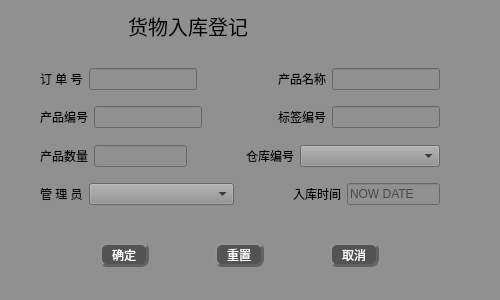
<?xml version="1.0" encoding="UTF-8"?>
<ui version="4.0">
 <class>storage</class>
 <widget class="QWidget" name="storage">
  <property name="windowModality">
   <enum>Qt::NonModal</enum>
  </property>
  <property name="enabled">
   <bool>true</bool>
  </property>
  <property name="geometry">
   <rect>
    <x>0</x>
    <y>0</y>
    <width>500</width>
    <height>300</height>
   </rect>
  </property>
  <property name="maximumSize">
   <size>
    <width>600</width>
    <height>400</height>
   </size>
  </property>
  <property name="contextMenuPolicy">
   <enum>Qt::CustomContextMenu</enum>
  </property>
  <property name="windowTitle">
   <string>Form</string>
  </property>
  <property name="windowIcon">
   <iconset resource="../res/resources.qrc">
    <normaloff>:/qt 图标/新增.jpg</normaloff>:/qt 图标/新增.jpg</iconset>
  </property>
  <property name="windowOpacity">
   <double>1.000000000000000</double>
  </property>
  <property name="layoutDirection">
   <enum>Qt::LeftToRight</enum>
  </property>
  <property name="autoFillBackground">
   <bool>false</bool>
  </property>
  <property name="styleSheet">
   <string notr="true">
font: 75 12pt &quot;楷体&quot;;
background-color: rgb(144, 144, 144);
color:rgb(0, 0, 0)
</string>
  </property>
  <property name="inputMethodHints">
   <set>Qt::ImhNone</set>
  </property>
  <layout class="QGridLayout" name="gridLayout">
   <item row="3" column="1">
    <spacer name="verticalSpacer_5">
     <property name="orientation">
      <enum>Qt::Vertical</enum>
     </property>
     <property name="sizeHint" stdset="0">
      <size>
       <width>20</width>
       <height>40</height>
      </size>
     </property>
    </spacer>
   </item>
   <item row="4" column="1">
    <layout class="QHBoxLayout" name="horizontalLayout">
     <item>
      <widget class="QPushButton" name="pushButton">
       <property name="minimumSize">
        <size>
         <width>50</width>
         <height>25</height>
        </size>
       </property>
       <property name="maximumSize">
        <size>
         <width>50</width>
         <height>25</height>
        </size>
       </property>
       <property name="styleSheet">
        <string notr="true">QPushButton{
font: 75 11pt &quot;微软雅黑&quot;;
color:rgb(255, 255, 255);
background-color: rgb(83, 83, 83);
border-radius: 8px;
border: 3px groove rgb(98, 98, 98);
border-style: outset;
}
QPushButton:pressed{
border-style: inset;
}
QPushButton:hover{
background-color:rgb(0, 0, 0);
}

</string>
       </property>
       <property name="text">
        <string>确定</string>
       </property>
      </widget>
     </item>
     <item>
      <widget class="QPushButton" name="pushButton_2">
       <property name="minimumSize">
        <size>
         <width>50</width>
         <height>25</height>
        </size>
       </property>
       <property name="maximumSize">
        <size>
         <width>50</width>
         <height>25</height>
        </size>
       </property>
       <property name="styleSheet">
        <string notr="true">QPushButton{
font: 75 11pt &quot;微软雅黑&quot;;
color:rgb(255, 255, 255);
background-color: rgb(83, 83, 83);
border-radius: 8px;
border: 3px groove rgb(98, 98, 98);
border-style: outset;
}
QPushButton:pressed{
border-style: inset;
}
QPushButton:hover{
background-color:rgb(0, 0, 0);
}

</string>
       </property>
       <property name="text">
        <string>重置</string>
       </property>
      </widget>
     </item>
     <item>
      <widget class="QPushButton" name="pushButton_3">
       <property name="minimumSize">
        <size>
         <width>50</width>
         <height>25</height>
        </size>
       </property>
       <property name="maximumSize">
        <size>
         <width>50</width>
         <height>25</height>
        </size>
       </property>
       <property name="styleSheet">
        <string notr="true">QPushButton{
font: 75 11pt &quot;微软雅黑&quot;;
color:rgb(255, 255, 255);
background-color: rgb(83, 83, 83);
border-radius: 8px;
border: 3px groove rgb(98, 98, 98);
border-style: outset;
}
QPushButton:pressed{
border-style: inset;
}
QPushButton:hover{
background-color:rgb(0, 0, 0);
}

</string>
       </property>
       <property name="text">
        <string>取消</string>
       </property>
      </widget>
     </item>
    </layout>
   </item>
   <item row="2" column="1">
    <layout class="QVBoxLayout" name="verticalLayout">
     <item>
      <layout class="QHBoxLayout" name="horizontalLayout_2">
       <item>
        <widget class="QLabel" name="label_2">
         <property name="styleSheet">
          <string notr="true"/>
         </property>
         <property name="text">
          <string>订 单 号</string>
         </property>
        </widget>
       </item>
       <item>
        <widget class="QLineEdit" name="lineEdit_1">
         <property name="autoFillBackground">
          <bool>false</bool>
         </property>
         <property name="styleSheet">
          <string notr="true"/>
         </property>
         <property name="inputMethodHints">
          <set>Qt::ImhHiddenText</set>
         </property>
         <property name="inputMask">
          <string/>
         </property>
         <property name="text">
          <string/>
         </property>
         <property name="echoMode">
          <enum>QLineEdit::Normal</enum>
         </property>
        </widget>
       </item>
       <item>
        <spacer name="horizontalSpacer_3">
         <property name="styleSheet">
          <string notr="true"/>
         </property>
         <property name="orientation">
          <enum>Qt::Horizontal</enum>
         </property>
         <property name="sizeHint" stdset="0">
          <size>
           <width>68</width>
           <height>20</height>
          </size>
         </property>
        </spacer>
       </item>
       <item>
        <widget class="QLabel" name="label_3">
         <property name="styleSheet">
          <string notr="true"/>
         </property>
         <property name="text">
          <string>产品名称</string>
         </property>
        </widget>
       </item>
       <item>
        <widget class="QLineEdit" name="lineEdit_2">
         <property name="styleSheet">
          <string notr="true"/>
         </property>
        </widget>
       </item>
      </layout>
     </item>
     <item>
      <spacer name="verticalSpacer">
       <property name="styleSheet">
        <string notr="true"/>
       </property>
       <property name="orientation">
        <enum>Qt::Vertical</enum>
       </property>
       <property name="sizeHint" stdset="0">
        <size>
         <width>20</width>
         <height>13</height>
        </size>
       </property>
      </spacer>
     </item>
     <item>
      <layout class="QHBoxLayout" name="horizontalLayout_3">
       <item>
        <widget class="QLabel" name="label_4">
         <property name="styleSheet">
          <string notr="true"/>
         </property>
         <property name="text">
          <string>产品编号</string>
         </property>
        </widget>
       </item>
       <item>
        <widget class="QLineEdit" name="lineEdit_3">
         <property name="styleSheet">
          <string notr="true"/>
         </property>
        </widget>
       </item>
       <item>
        <spacer name="horizontalSpacer_4">
         <property name="styleSheet">
          <string notr="true"/>
         </property>
         <property name="orientation">
          <enum>Qt::Horizontal</enum>
         </property>
         <property name="sizeHint" stdset="0">
          <size>
           <width>68</width>
           <height>20</height>
          </size>
         </property>
        </spacer>
       </item>
       <item>
        <widget class="QLabel" name="label_5">
         <property name="styleSheet">
          <string notr="true"/>
         </property>
         <property name="text">
          <string>标签编号</string>
         </property>
        </widget>
       </item>
       <item>
        <widget class="QLineEdit" name="lineEdit_4">
         <property name="styleSheet">
          <string notr="true"/>
         </property>
        </widget>
       </item>
      </layout>
     </item>
     <item>
      <spacer name="verticalSpacer_2">
       <property name="styleSheet">
        <string notr="true"/>
       </property>
       <property name="orientation">
        <enum>Qt::Vertical</enum>
       </property>
       <property name="sizeHint" stdset="0">
        <size>
         <width>20</width>
         <height>13</height>
        </size>
       </property>
      </spacer>
     </item>
     <item>
      <layout class="QHBoxLayout" name="horizontalLayout_5">
       <item>
        <widget class="QLabel" name="label_6">
         <property name="styleSheet">
          <string notr="true"/>
         </property>
         <property name="text">
          <string>产品数量</string>
         </property>
        </widget>
       </item>
       <item>
        <widget class="QLineEdit" name="lineEdit_5">
         <property name="styleSheet">
          <string notr="true"/>
         </property>
        </widget>
       </item>
       <item>
        <spacer name="horizontalSpacer_6">
         <property name="styleSheet">
          <string notr="true"/>
         </property>
         <property name="orientation">
          <enum>Qt::Horizontal</enum>
         </property>
         <property name="sizeHint" stdset="0">
          <size>
           <width>68</width>
           <height>20</height>
          </size>
         </property>
        </spacer>
       </item>
       <item>
        <widget class="QLabel" name="label_7">
         <property name="styleSheet">
          <string notr="true"/>
         </property>
         <property name="text">
          <string>仓库编号</string>
         </property>
        </widget>
       </item>
       <item>
        <widget class="QComboBox" name="comboBox">
         <property name="minimumSize">
          <size>
           <width>140</width>
           <height>0</height>
          </size>
         </property>
        </widget>
       </item>
      </layout>
     </item>
     <item>
      <spacer name="verticalSpacer_3">
       <property name="styleSheet">
        <string notr="true"/>
       </property>
       <property name="orientation">
        <enum>Qt::Vertical</enum>
       </property>
       <property name="sizeHint" stdset="0">
        <size>
         <width>20</width>
         <height>13</height>
        </size>
       </property>
      </spacer>
     </item>
     <item>
      <layout class="QHBoxLayout" name="horizontalLayout_4">
       <item>
        <widget class="QLabel" name="label_8">
         <property name="styleSheet">
          <string notr="true"/>
         </property>
         <property name="text">
          <string>管 理 员</string>
         </property>
        </widget>
       </item>
       <item>
        <widget class="QComboBox" name="comboBox_2">
         <property name="minimumSize">
          <size>
           <width>145</width>
           <height>0</height>
          </size>
         </property>
        </widget>
       </item>
       <item>
        <spacer name="horizontalSpacer_5">
         <property name="styleSheet">
          <string notr="true"/>
         </property>
         <property name="orientation">
          <enum>Qt::Horizontal</enum>
         </property>
         <property name="sizeHint" stdset="0">
          <size>
           <width>68</width>
           <height>20</height>
          </size>
         </property>
        </spacer>
       </item>
       <item>
        <widget class="QLabel" name="label_9">
         <property name="styleSheet">
          <string notr="true"/>
         </property>
         <property name="text">
          <string>入库时间</string>
         </property>
        </widget>
       </item>
       <item>
        <widget class="QLineEdit" name="lineEdit_8">
         <property name="enabled">
          <bool>true</bool>
         </property>
         <property name="styleSheet">
          <string notr="true"/>
         </property>
         <property name="text">
          <string/>
         </property>
         <property name="echoMode">
          <enum>QLineEdit::NoEcho</enum>
         </property>
         <property name="readOnly">
          <bool>true</bool>
         </property>
         <property name="placeholderText">
          <string>NOW DATE</string>
         </property>
        </widget>
       </item>
      </layout>
     </item>
    </layout>
   </item>
   <item row="0" column="1">
    <widget class="QLabel" name="label">
     <property name="font">
      <font>
       <family>楷体</family>
       <pointsize>15</pointsize>
       <weight>9</weight>
       <italic>false</italic>
       <bold>false</bold>
      </font>
     </property>
     <property name="styleSheet">
      <string notr="true">font: 75 15pt &quot;楷体&quot;;</string>
     </property>
     <property name="text">
      <string>                 货物入库登记</string>
     </property>
     <property name="textFormat">
      <enum>Qt::PlainText</enum>
     </property>
    </widget>
   </item>
   <item row="2" column="2">
    <spacer name="horizontalSpacer_7">
     <property name="styleSheet">
      <string notr="true"/>
     </property>
     <property name="orientation">
      <enum>Qt::Horizontal</enum>
     </property>
     <property name="sizeHint" stdset="0">
      <size>
       <width>78</width>
       <height>20</height>
      </size>
     </property>
    </spacer>
   </item>
   <item row="2" column="0">
    <spacer name="horizontalSpacer_8">
     <property name="styleSheet">
      <string notr="true"/>
     </property>
     <property name="orientation">
      <enum>Qt::Horizontal</enum>
     </property>
     <property name="sizeHint" stdset="0">
      <size>
       <width>58</width>
       <height>20</height>
      </size>
     </property>
    </spacer>
   </item>
   <item row="1" column="1">
    <spacer name="verticalSpacer_4">
     <property name="styleSheet">
      <string notr="true"/>
     </property>
     <property name="orientation">
      <enum>Qt::Vertical</enum>
     </property>
     <property name="sizeHint" stdset="0">
      <size>
       <width>20</width>
       <height>30</height>
      </size>
     </property>
    </spacer>
   </item>
   <item row="5" column="1">
    <spacer name="verticalSpacer_6">
     <property name="orientation">
      <enum>Qt::Vertical</enum>
     </property>
     <property name="sizeHint" stdset="0">
      <size>
       <width>20</width>
       <height>30</height>
      </size>
     </property>
    </spacer>
   </item>
  </layout>
  <zorder>label</zorder>
  <zorder>verticalSpacer_4</zorder>
  <zorder>horizontalSpacer_7</zorder>
  <zorder>horizontalSpacer_8</zorder>
  <zorder>verticalSpacer_5</zorder>
  <zorder>verticalSpacer_6</zorder>
 </widget>
 <resources>
  <include location="../res/resources.qrc"/>
 </resources>
 <connections/>
</ui>
